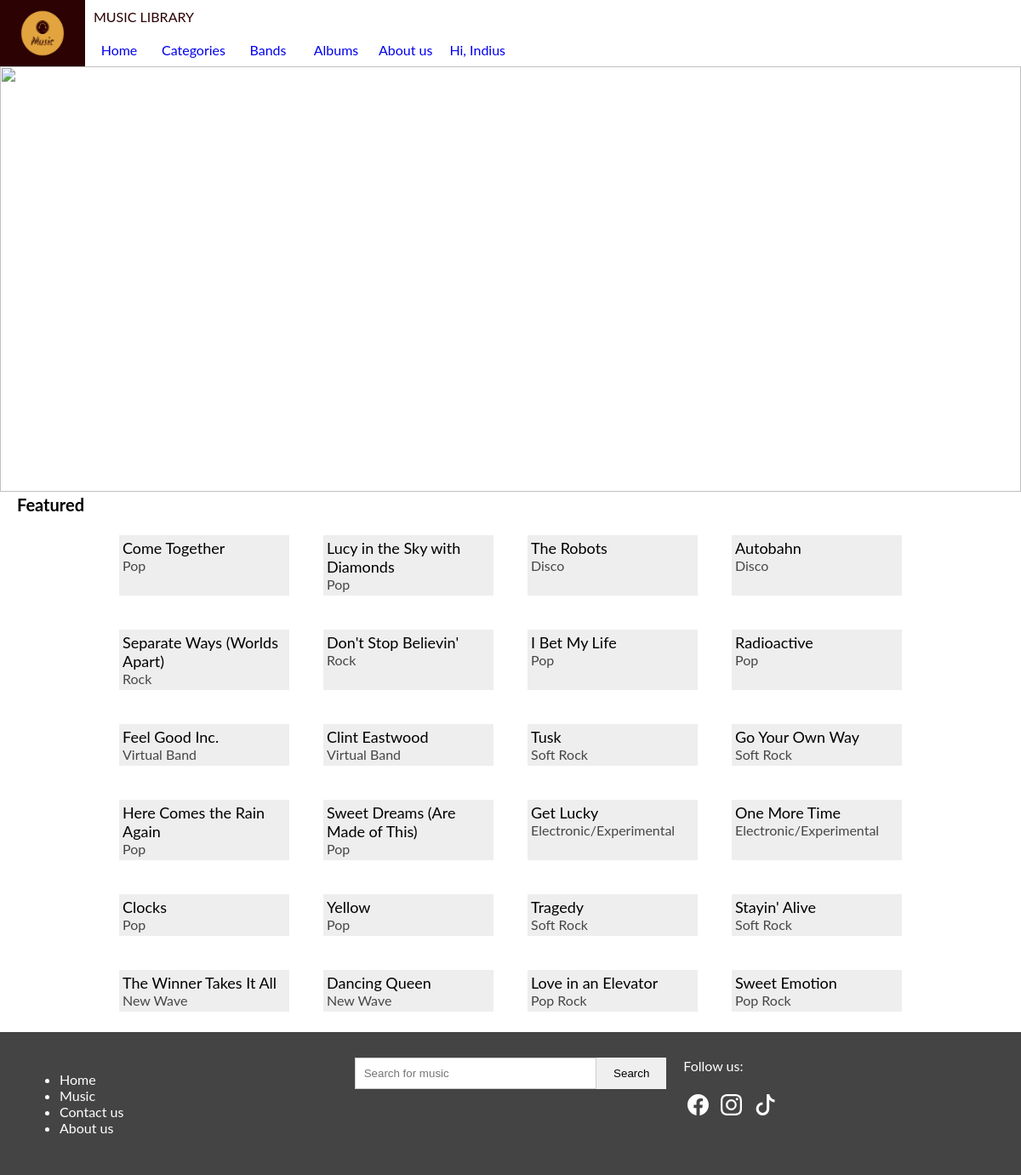
Screenshot of /Proiect/public/index.php (signed in) with the database file from the repository.
### tables this page shows
CREATE TABLE IF NOT EXISTS `songs` (
  `id` int NOT NULL AUTO_INCREMENT,
  `id_categorie` int NOT NULL,
  `id_album` int NOT NULL,
  `titlu` varchar(200) NOT NULL,
  `durata_melodie` time NOT NULL,
  PRIMARY KEY (`id`),
  KEY `fk_song_album` (`id_album`),
  KEY `fk_song_category` (`id_categorie`)
);

CREATE TABLE IF NOT EXISTS `categories` (
  `id` int NOT NULL AUTO_INCREMENT,
  `categorie` varchar(200) NOT NULL,
  PRIMARY KEY (`id`),
  KEY `categorie` (`categorie`)
);

### Proiect/app/core/functions.php (called while the page is built, shortened)
<?php
function db_connect()
{
	$string = DBDRIVER.":hostname=".DBHOST.";dbname=".DBNAME;
	$con = new PDO($string, DBUSER, DBPASS);
	return $con;
}
function db_query($query , $data = array()){
	$con = db_connect();
	$stm = $con->prepare($query);
	if($stm){
		$check = $stm->execute($data);
		if($check){
			$result = $stm ->fetchAll(PDO::FETCH_ASSOC);
			if(is_array($result) && count($result)>0){
				return $result;
			}
		}
	}
	return false;
}
function db_query_one($query , $data = array()){
	$con = db_connect();
	$stm = $con ->prepare($query);
	if($stm){
		$check = $stm -> execute($data);
		if($check){
			$result = $stm ->fetchAll(PDO::FETCH_ASSOC);
			if(is_array($result)&& count($result)>0){
				return $result[0];
			}
		}
	}
	return false;
}
function get_category($id){
	$query = "select categorie from categories where id = :id limit 1";
	$row = db_query_one($query,['id'=>$id]);
	if(!empty($row['categorie'])){
		return $row['categorie'];
	}
 return "Unknown";
}
function esc($str){
	return htmlspecialchars($str);
}

### Proiect/app/pages/includes/song.php (the view, shortened to what this page needs)
<div class = "music-card">
			<div class = "card-content">
				<div class="card-title"> <?=esc($row['titlu'])?> </div>
				<div class="card-subtitle"><?=get_category($row['id_categorie'])?></div>
			</div>
		</div>

### Proiect/app/pages/home.php (shortened to what this page needs)
	<section>
		<img class= "hero"src="<?=ROOT?>/assets/images/reg1.jpg">
	</section>
<div class = "section-title"> Featured </div>
	<section class = "content">
<?php
		$rows = db_query("select * from songs order by id desc limit 24");
	?>
	<?php if(!empty($rows)):?>
		<?php foreach($rows as $row):?>
			<?php include page('includes/song')?>
		<?php endforeach;?>
	<?php endif;?>
	</section>

### Proiect/public/assets/css/style.css (style rules this page uses)
* { box-sizing: border-box; }
body img { width: 100%; }
body { min-width: 350px; font-family: lato, sans-serif, tahoma; margin: 0px; padding: 0px; }
.hero { height: 500px; object-fit: cover; }
.content { padding: 4px 20px; display: flex; flex-wrap: wrap; justify-content: center; }
.music-card { width: 200px; margin: 20px; background-color: #eee; }
.card-content { padding: 4px; }
.card-title { font-size: 18px; }
.card-subtitle { opacity: 0.7; }
.section-title { margin-left: 20px; font-size: 20px; font-weight: bold; }

### rows the page displays
songs: titlu "Come Together", id_categorie.categorie "Pop"
songs: titlu "Lucy in the Sky with Diamonds", id_categorie.categorie "Pop"
songs: titlu "The Robots", id_categorie.categorie "Disco"
songs: titlu "Autobahn", id_categorie.categorie "Disco"
songs: titlu "Separate Ways (Worlds Apart)", id_categorie.categorie "Rock"
songs: titlu "Don't Stop Believin'", id_categorie.categorie "Rock"
songs: titlu "I Bet My Life", id_categorie.categorie "Pop"
songs: titlu "Radioactive", id_categorie.categorie "Pop"
songs: titlu "Feel Good Inc.", id_categorie.categorie "Virtual Band"
songs: titlu "Clint Eastwood", id_categorie.categorie "Virtual Band"
songs: titlu "Tusk", id_categorie.categorie "Soft Rock"
songs: titlu "Go Your Own Way", id_categorie.categorie "Soft Rock"
songs: titlu "Here Comes the Rain Again", id_categorie.categorie "Pop"
songs: titlu "Sweet Dreams (Are Made of This)", id_categorie.categorie "Pop"
songs: titlu "Get Lucky", id_categorie.categorie "Electronic/Experimental"
songs: titlu "One More Time", id_categorie.categorie "Electronic/Experimental"
songs: titlu "Clocks", id_categorie.categorie "Pop"
songs: titlu "Yellow", id_categorie.categorie "Pop"
songs: titlu "Tragedy", id_categorie.categorie "Soft Rock"
songs: titlu "Stayin' Alive", id_categorie.categorie "Soft Rock"
songs: titlu "The Winner Takes It All", id_categorie.categorie "New Wave"
songs: titlu "Dancing Queen", id_categorie.categorie "New Wave"
songs: titlu "Love in an Elevator", id_categorie.categorie "Pop Rock"
songs: titlu "Sweet Emotion", id_categorie.categorie "Pop Rock"

### other values shown
user('username') "Indius"
